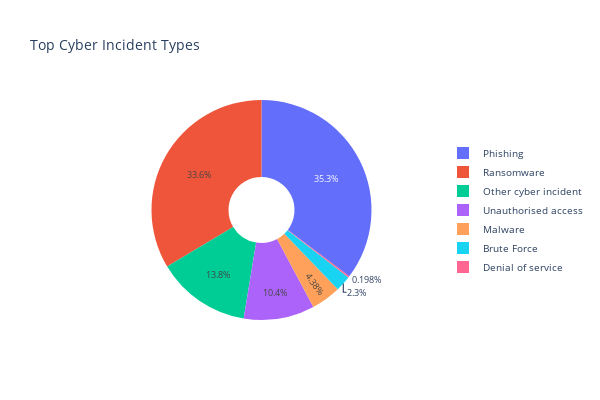

Notebook code cell kept with this figure:
### Code cell
# Figure 5: Top Cyber Incident Types 
import pandas as pd
import plotly.express as px

# Read the CSV file
df = pd.read_csv('../data/data-security-incidents-trends-q1-2019-to-q4-2024.csv')

# Create unique incident ID 
df['Incident_ID'] = df['BI Reference'] + '_' + df['Year'].astype(str) + '_' + df['Quarter']

# Filter for non-cyber incidents
non_cyber_df = df[df["Incident Category"] == "Cyber"]

# Count number of unique incidents per type
incident_counts = non_cyber_df["Incident Type"].value_counts().reset_index()
incident_counts.columns = ["Incident Type", "Count"]

# Select top 10 types 
incident_counts = incident_counts.head(10)

# Create the pie chart
fig = px.pie(incident_counts,
             names="Incident Type",
             values="Count",
             title="Top Cyber Incident Types",
             hole=0.3)

# Set figure size and layout
fig.update_layout(
    width=600,   
    height=400,  
    legend=dict(
        font=dict(size=10),
        orientation="v",       
        x=1,                   
        y=0.5,
        xanchor="left"
    ),
    title_font=dict(size=14)
)
fig.update_traces(textfont_size=9) 

# Show the chart
fig.show()

### Figure 1 — Plotly figure (JSON) as saved in the notebook; plotly's stock layout.template omitted (floating-point values rounded to 4 significant figures)
{"data": [{"domain": {"x": [0, 1], "y": [0, 1]}, "hole": 0.3, "hovertemplate": "Incident Type=%{label}<br>Count=%{value}<extra></extra>", "labels": ["Phishing", "Ransomware", "Other cyber incident", "Unauthorised access", "Malware", "Brute Force", "Denial of service"], "legendgroup": "", "name": "", "showlegend": true, "textfont": {"size": 9}, "type": "pie", "values": [20474, 19483, 8010, 6037, 2539, 1336, 115]}], "layout": {"height": 400, "legend": {"font": {"size": 10}, "orientation": "v", "tracegroupgap": 0, "x": 1, "xanchor": "left", "y": 0.5}, "title": {"font": {"size": 14}, "text": "Top Cyber Incident Types"}, "width": 600}}
